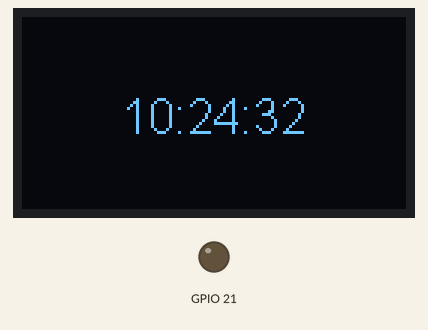
A sketch run on a simulated ESP32. Shown: 128×64 one-colour display, output pins drawn as LEDs (lit = HIGH). WiFi joins after 1.5 s; servers stay silent unless stated; network time is answered at once with the bench clock; the local clock reads 2024-03-15 10:24:30 at power-on unless the sketch sets it; what the sketch prints to the serial monitor is not drawn.

Above: at 3.3 s.
At 7.4 s:
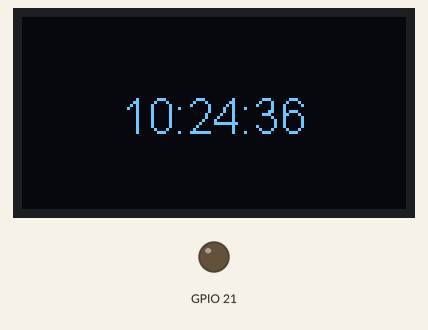
At 12.7 s:
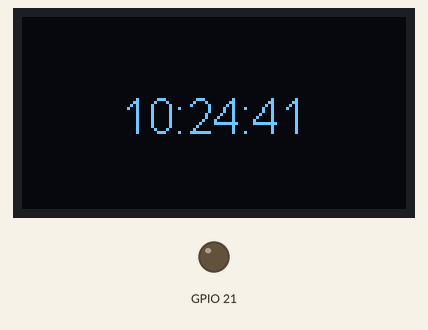
At 21.0 s:
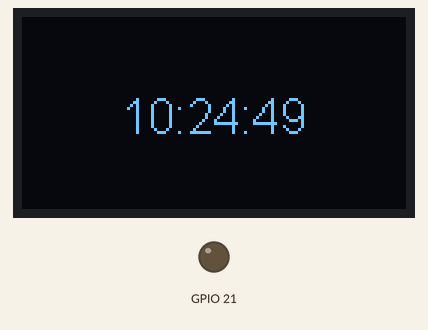
At 29.4 s:
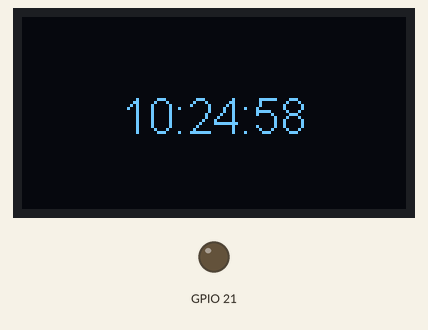
At 38.8 s:
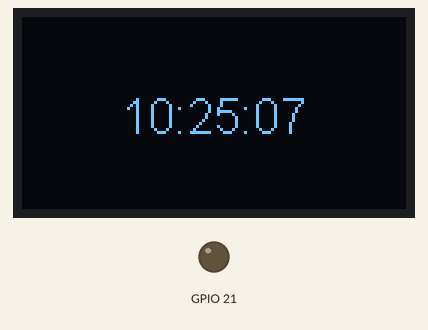

Measured:
- what the display in image 0 shows lasts 1.1 s, from 3.2 s to 4.3 s

The sketch:

aparecer_no_visor.ino
```cpp
#include <NTPClient.h>
#include <WiFi.h> /* Biblioteca do WiFi. */
#include "heltec.h"
#include "Arduino.h"
#include <DS3231.h>


/*-------- Configurações de Wi-fi----------- */
const char* ssid = "aaaaa"; /* Substitua pelo nome da rede */
const char* password = "aaaa";    /* Substitua pela senha */
/* -------- Configurações de relógio on-line----------- */
WiFiUDP udp;
NTPClient ntp(udp, "a.st1.ntp.br",  -10800, -60000);/* Cria um objeto "NTP" com as configurações.utilizada no Brasil */
String hora;            /* Variável que armazena */


//rotate only for GEOMETRY_128_64
 SSD1306Wire display(0x3c, SDA_OLED, SCL_OLED, RST_OLED);

void VextON(void)
{
  pinMode(Vext,OUTPUT);
  digitalWrite(Vext, LOW);
}

void VextOFF(void) //Vext default OFF
{
  pinMode(Vext,OUTPUT);
  digitalWrite(Vext, HIGH);
}

void setup() {

  Serial.begin(9600);
  WiFi.begin(ssid, password);
  delay(2000);               /* Espera a conexão. */
  ntp.begin();               /* Inicia o protocolo */
  ntp.forceUpdate();    /* Atualização */


  VextON();
  delay(100);

  display.init();
  display.clear();
  display.display();

  display.setContrast(255);

  display.setTextAlignment(TEXT_ALIGN_CENTER);
  display.clear();
  display.display();
  display.screenRotate(ANGLE_0_DEGREE);
  display.setFont(ArialMT_Plain_16);

}

void loop() {

hora = ntp.getFormattedTime();
  Serial.println(hora);
  delay(1000);
  ntp.forceUpdate();
  display.clear();
display.drawString(64, 32-16/2, hora);
display.display();
}
```
